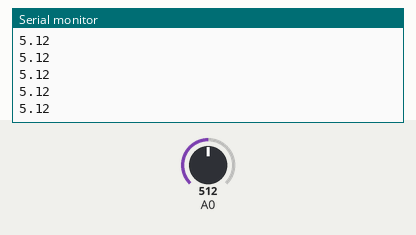
Simulated run of this sketch. Board: Arduino Uno, built with avr-gcc and run on an emulated ATmega328P. Shown: the last lines printed to the serial monitor. The inputs (shaded band) are chosen by the test bench; at power-on: A0 = 512.

Above: at 1.2 s.
1.3 s: A0 set to 716
At 2.4 s:
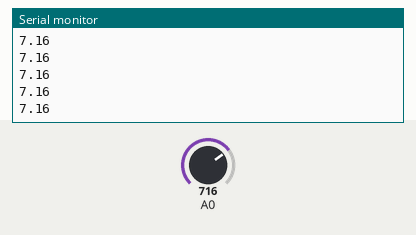
2.8 s: A0 set to 900
At 3.6 s:
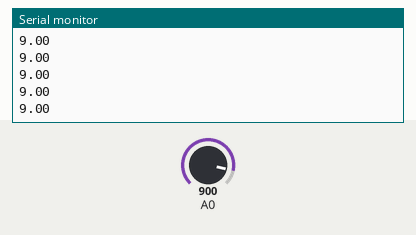
Timing chart, 0 to 5.8 s (numbered marks = the images above; inputs shaded):
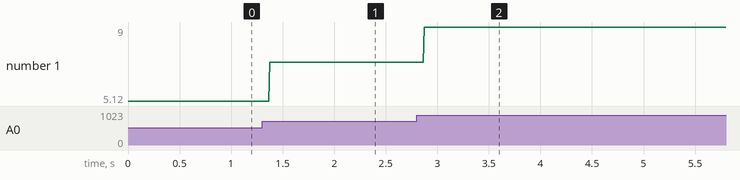

Measured:
- after the input at 1.3 s, the serial monitor: prints a new line after 0.07 s (image 1)
- after the input at 2.8 s, the serial monitor: prints a new line after 0.07 s (image 2)
- plotted number 1: 5.12 → 7.16 after the input at 1.3 s, 7.16 → 9 after the input at 2.8 s

The sketch:

test.ino
```cpp
void setup() {
  Serial.begin(9600);
}

void loop() {

  // String data1 = ".";
  // String data2 = "-";
  // Serial.println(data1);
  // Serial.println(data1);
  // Serial.println(data1);
  // delay(5000);
  // Serial.println(data2);
  // Serial.println(data2);
  // Serial.println(data2);
  // delay(5000);
  // Serial.println(data1);
  // Serial.println(data1);
  // Serial.println(data1);
  // delay(5000);

  double readAnalog = analogRead(A0);
  Serial.println(readAnalog/100);

}
```
